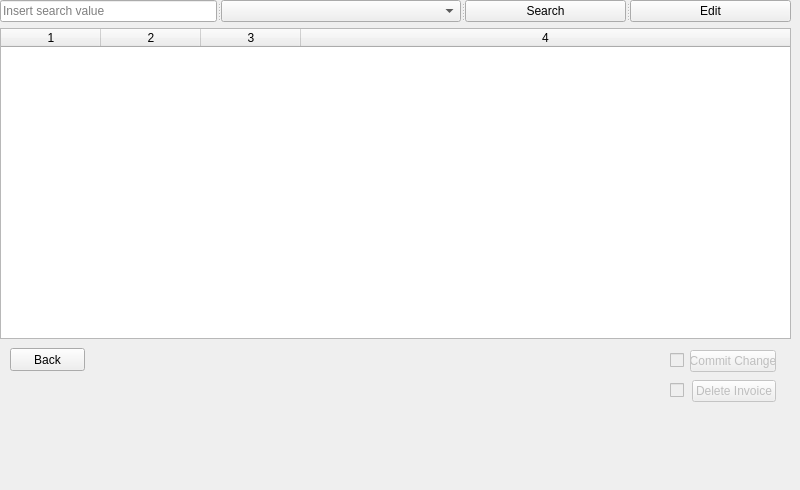
      <widget class="QWidget" name="tab_3">
       <attribute name="title">
        <string>Previous Payment</string>
       </attribute>
       <widget class="QWidget" name="layoutWidget">
        <property name="geometry">
         <rect>
          <x>0</x>
          <y>0</y>
          <width>791</width>
          <height>481</height>
         </rect>
        </property>
        <layout class="QVBoxLayout" name="verticalLayout_9">
         <item>
          <widget class="QSplitter" name="splitter_13">
           <property name="orientation">
            <enum>Qt::Horizontal</enum>
           </property>
           <widget class="QLineEdit" name="cashierSearchKey">
            <property name="placeholderText">
             <string>Insert search value</string>
            </property>
           </widget>
           <widget class="QComboBox" name="cashierSearchVariable">
            <property name="currentIndex">
             <number>-1</number>
            </property>
            <item>
             <property name="text">
              <string>First Name</string>
             </property>
            </item>
            <item>
             <property name="text">
              <string>Last Name</string>
             </property>
            </item>
            <item>
             <property name="text">
              <string>Gender</string>
             </property>
            </item>
            <item>
             <property name="text">
              <string>State</string>
             </property>
            </item>
            <item>
             <property name="text">
              <string>Contact Number</string>
             </property>
            </item>
            <item>
             <property name="text">
              <string>Poscode</string>
             </property>
            </item>
            <item>
             <property name="text">
              <string>List All</string>
             </property>
            </item>
           </widget>
           <widget class="QPushButton" name="cashierSearchByButton">
            <property name="text">
             <string>Search</string>
            </property>
           </widget>
           <widget class="QPushButton" name="cashierEditPatient">
            <property name="text">
             <string>Edit</string>
            </property>
           </widget>
          </widget>
         </item>
         <item>
          <widget class="QStackedWidget" name="cashierPatientInvoiceStack">
           <property name="currentIndex">
            <number>1</number>
           </property>
           <widget class="QWidget" name="cashierPatientStack">
            <widget class="QTableView" name="cashierSearchByList">
             <property name="geometry">
              <rect>
               <x>0</x>
               <y>0</y>
               <width>791</width>
               <height>311</height>
              </rect>
             </property>
             <attribute name="verticalHeaderStretchLastSection">
              <bool>false</bool>
             </attribute>
            </widget>
           </widget>
           <widget class="QWidget" name="cashierInvoiceStack">
            <widget class="QTableWidget" name="cashierInvoiceList">
             <property name="geometry">
              <rect>
               <x>0</x>
               <y>0</y>
               <width>791</width>
               <height>311</height>
              </rect>
             </property>
             <property name="columnCount">
              <number>4</number>
             </property>
             <attribute name="horizontalHeaderStretchLastSection">
              <bool>true</bool>
             </attribute>
             <attribute name="verticalHeaderStretchLastSection">
              <bool>false</bool>
             </attribute>
             <column/>
             <column/>
             <column/>
             <column/>
            </widget>
            <widget class="QPushButton" name="cashierChangeCashierStack">
             <property name="geometry">
              <rect>
               <x>10</x>
               <y>320</y>
               <width>75</width>
               <height>23</height>
              </rect>
             </property>
             <property name="text">
              <string>Back</string>
             </property>
            </widget>
            <widget class="QWidget" name="layoutWidget">
             <property name="geometry">
              <rect>
               <x>670</x>
               <y>320</y>
               <width>106</width>
               <height>58</height>
              </rect>
             </property>
             <layout class="QVBoxLayout" name="verticalLayout_10">
              <item>
               <layout class="QHBoxLayout" name="horizontalLayout_14">
                <item>
                 <widget class="QCheckBox" name="cashierCommitChangeCheckBox">
                  <property name="enabled">
                   <bool>false</bool>
                  </property>
                  <property name="text">
                   <string/>
                  </property>
                 </widget>
                </item>
                <item>
                 <widget class="QPushButton" name="cashierCommitChange">
                  <property name="enabled">
                   <bool>false</bool>
                  </property>
                  <property name="text">
                   <string>Commit Change</string>
                  </property>
                 </widget>
                </item>
               </layout>
              </item>
              <item>
               <layout class="QHBoxLayout" name="horizontalLayout_15">
                <item>
                 <widget class="QCheckBox" name="cashierDeleteInvoiceCheckBox">
                  <property name="enabled">
                   <bool>false</bool>
                  </property>
                  <property name="text">
                   <string/>
                  </property>
                 </widget>
                </item>
                <item>
                 <widget class="QPushButton" name="cashierDeleteInvoice">
                  <property name="enabled">
                   <bool>false</bool>
                  </property>
                  <property name="text">
                   <string>Delete Invoice</string>
                  </property>
                 </widget>
                </item>
               </layout>
              </item>
             </layout>
            </widget>
           </widget>
          </widget>
         </item>
        </layout>
       </widget>
      </widget>
